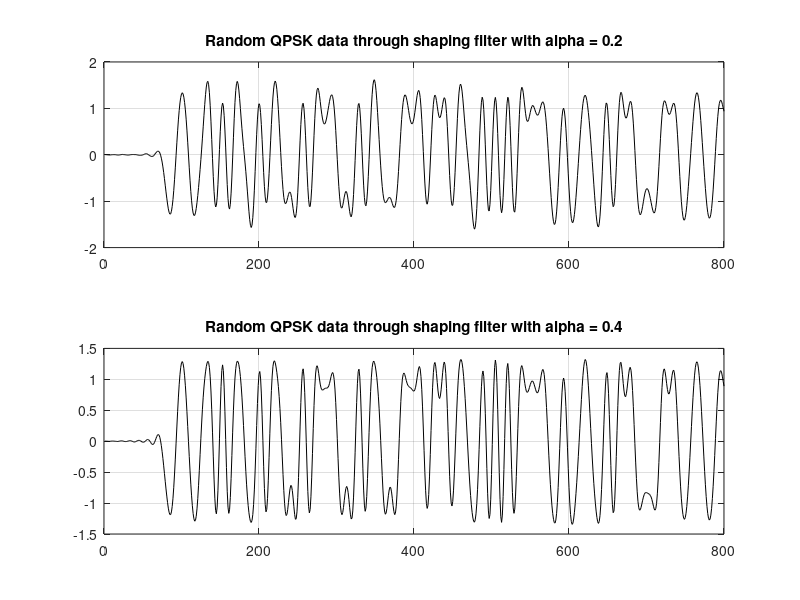

MATLAB code to generate this figure: (Note: this script raises an error after producing the figure.)
clear
load workspace
close all

N = 1000;
x0 = ((floor(2*rand(1,N))-0.5)/0.5)+j*((floor(2*rand(1,N))-0.5)/0.5);
x1 = zeros(1, 8*N);
x1(1:8:8*N) = x0;
x1 = filter(h1,1,x1);
subplot(2,1,1)
plot(real(x1(1:800)), 'k')
grid on
title('Random QPSK data through shaping filter with alpha = 0.2')

x2 = zeros(1, 8*N);
x2(1:8:8*N) = x0;
x2 = filter(h2,1,x2);
subplot(2,1,2)
plot(real(x2(1:800)), 'k')
grid on
title('Random QPSK data through shaping filter with alpha = 0.4')
save('workspace.mat')
